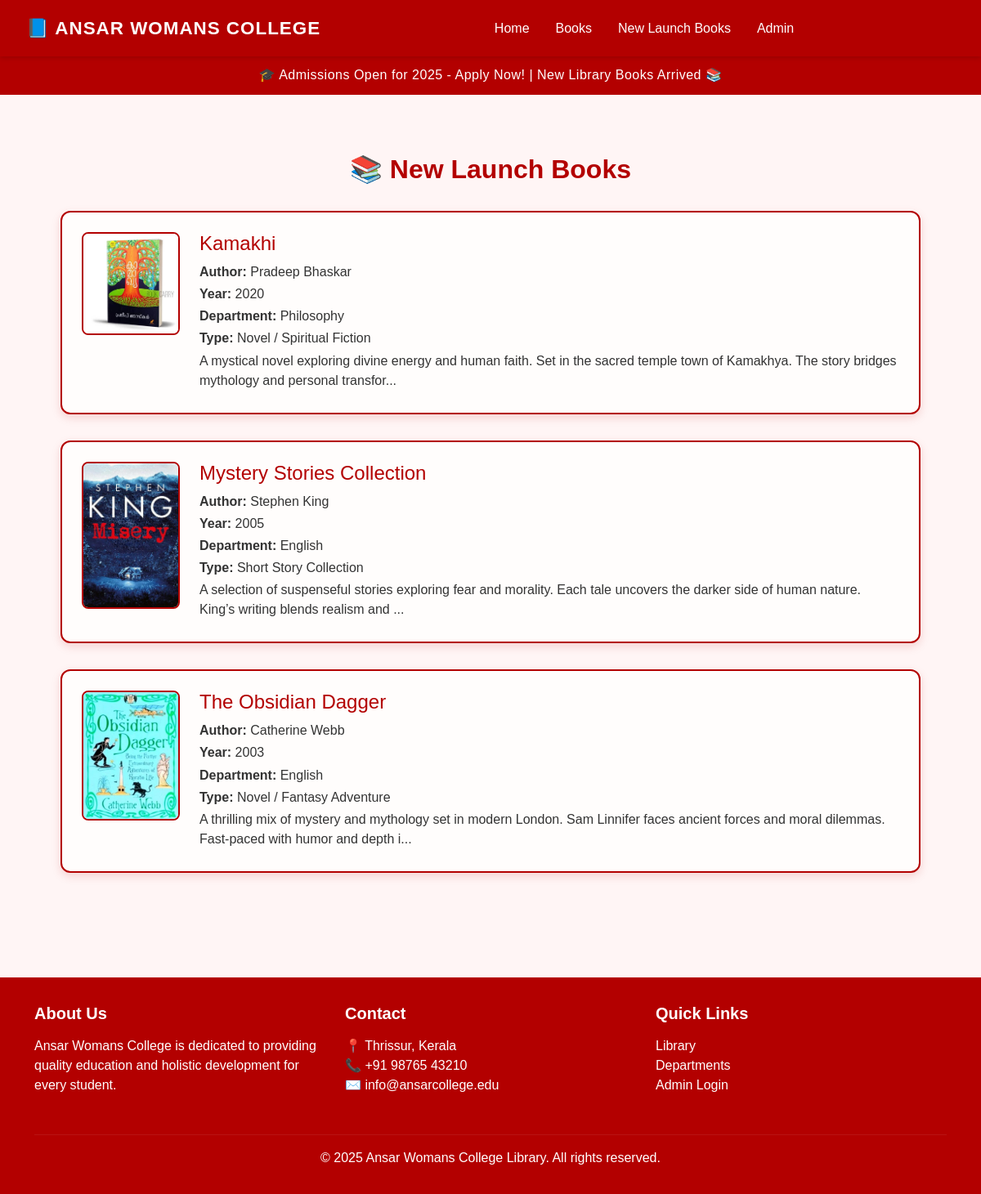
The page /newlaunch on the database its author committed.
### tables this page shows
CREATE TABLE books (
    id INTEGER PRIMARY KEY AUTOINCREMENT,
    title TEXT,
    author TEXT,
    year INTEGER,
    department_id INTEGER,
    type TEXT,
    description TEXT,
    image TEXT,
    FOREIGN KEY(department_id) REFERENCES departments(id) ON DELETE SET NULL
);

CREATE TABLE departments (
    id INTEGER PRIMARY KEY AUTOINCREMENT,
    name TEXT UNIQUE NOT NULL
);

### app.py (the view)
@app.route('/newlaunch')
def newlaunch_books():
    conn = get_db()
    books = conn.execute('SELECT b.*, d.name as department_name FROM books b '
                         'LEFT JOIN departments d ON b.department_id = d.id '
                         'ORDER BY b.id DESC LIMIT 3').fetchall()
    conn.close()
    return render_template('new_launch_book.html', books=books)

### app.py (called while the page is built)
def get_db():
    conn = sqlite3.connect(DB_PATH)
    conn.row_factory = sqlite3.Row  # Important: allows accessing columns by name
    return conn

### templates/new_launch_book.html (shortened to what this page needs)
{% extends "layout.html" %}
{% block content %}
<section class="newlaunch-container container">
  <h2 class="section-header">📚 New Launch Books</h2>
  {% for book in books %}
  <div class="book-card">
    {% if book.image %}
      <img src="{{ book.image }}" alt="{{ book.title }}">
    {% else %}
      <img src="{{ url_for('static', filename='images/default_book.png') }}" alt="No Image">
    {% endif %}
    <div class="book-details">
      <h4>{{ book.title }}</h4>
      <p><strong>Author:</strong> {{ book.author }}</p>
      <p><strong>Year:</strong> {{ book.year }}</p>
      <p><strong>Department:</strong> {{ book.department_name or 'N/A' }}</p>
      <p><strong>Type:</strong> {{ book.type }}</p>
      <p>{{ book.description[:150] }}{% if book.description|length > 150 %}...{% endif %}</p>
    </div>
  </div>
  {% endfor %}
</section>
{% endblock %}

### templates/layout.html (shortened to what this page needs)
<!doctype html>
<html>
<head>
  <link href="https://cdn.jsdelivr.net/npm/bootstrap@5.3.2/dist/css/bootstrap.min.css" rel="stylesheet">
  <link rel="stylesheet" href="{{ url_for('static', filename='css/style.css') }}">
</head>
<body>
<nav class="navbar navbar-expand-lg">
  <a class="navbar-brand" href="{{ url_for('index') }}">📘 ANSAR WOMANS COLLEGE</a>
  <div class="collapse navbar-collapse" id="navbarNav">
   <ul class="navbar-nav mx-auto">
  <li class="nav-item"><a class="nav-link" href="{{ url_for('home') }}">Home</a></li>
  <li class="nav-item"><a class="nav-link" href="{{ url_for('index') }}">Books</a></li>
  <li class="nav-item"><a class="nav-link" href="{{ url_for('newlaunch_books')}}">New Launch Books</a></li>
   {% if session.admin_logged_in %}
    <li class="nav-item"><a class="nav-link text-danger" href="{{ url_for('admin_dashboard') }}">Admin Dashboard</a></li>
    <li class="nav-item"><a class="nav-link text-danger" href="{{ url_for('admin_logout') }}">Logout</a></li>
  {% else %}
    <li class="nav-item"><a class="nav-link" href="{{ url_for('admin_login') }}">Admin</a></li>
  {% endif %}
</ul>
  </div>
</nav>
<div class="notification">
  🎓 Admissions Open for 2025 - Apply Now! | New Library Books Arrived 📚
</div>
<div class="container mt-4">
  {% block content %}{% endblock %}
  <br><br>
</div>
<footer>
  <div class="container">
    <div class="row text-center text-md-start">
      <div class="col-md-4 mb-3">
        <h5>About Us</h5>
        <p>Ansar Womans College is dedicated to providing quality education and holistic development for every student.</p>
      </div>
      <div class="col-md-4 mb-3">
        <h5>Contact</h5>
        <p>📍 Thrissur, Kerala<br>📞 +91 98765 43210<br>✉️ info@ansarcollege.edu</p>
      </div>
      <div class="col-md-4 mb-3">
        <h5>Quick Links</h5>
        <a href="">Library</a><br>
        <a href="">Departments</a><br>
        <a href="">Admin Login</a>
      </div>
    </div>
    <hr style="border-color: rgba(255,255,255,0.3);">
    <p class="text-center m-0">© 2025 Ansar Womans College Library. All rights reserved.</p>
  </div>
</footer>
</body>
</html>

### static/css/style.css (style rules this page uses)
body { background: #f8f9fa; }

### templates/layout.html (style rules this page uses)
body { background-color: #ffffff; color: #222; font-family: "Poppins", sans-serif; }
.navbar { background-color: #b30000; color: white; padding: 0.8rem 2rem; box-shadow: 0 2px 6px rgba(0, 0, 0, 0.15); }
.navbar-brand { font-weight: 700; font-size: 1.4rem; color: white !important; letter-spacing: 1px; }
.navbar-nav .nav-link { color: white !important; font-weight: 500; margin: 0 0.5rem; transition: 0.3s; }
.notification { background: #b30000; color: white; padding: 0.7rem; text-align: center; font-weight: 500; letter-spacing: 0.5px; animation: slideIn 1s ease; }
footer { background: #b30000; color: white; padding: 2rem 0; }
footer h5 { font-weight: 600; margin-bottom: 1rem; }
footer a { color: #fff; text-decoration: none; }

### templates/new_launch_book.html (style rules this page uses)
body { background-color: #fff5f5; }
.newlaunch-container { padding: 3rem 2rem; min-height: 80vh; }
.section-header { text-align: center; color: #b30000; font-weight: 700; margin-bottom: 2rem; }
.book-card { background-color: #fffdfc; border: 2px solid #b30000; border-radius: 12px; padding: 1.5rem; margin-bottom: 2rem; box-shadow: 0 4px 12px rgba(179, 0, 0, 0.15); display: flex; align-items: flex-start; gap: 1.5rem; }
.book-card img { width: 120px; height: auto; border-radius: 8px; border: 2px solid #b30000; }
.book-details h4 { color: #b30000; margin-bottom: 0.5rem; }
.book-details p { margin: 0.2rem 0; color: #333; }

### rows shown on the page
books: image (picture), title "Kamakhi", author "Pradeep Bhaskar", year "2020", name "Philosophy", type "Novel / Spiritual Fiction", description "A mystical novel exploring divine energy and human faith. Set in the sacred temple town of Kamakhya. The story bridges mythology and personal transfor"
books: image (picture), title "Mystery Stories Collection", author "Stephen King", year "2005", name "English", type "Short Story Collection", description "A selection of suspenseful stories exploring fear and morality. Each tale uncovers the darker side of human nature. King’s writing blends realism and"
books: image (picture), title "The Obsidian Dagger", author "Catherine Webb", year "2003", name "English", type "Novel / Fantasy Adventure", description "A thrilling mix of mystery and mythology set in modern London. Sam Linnifer faces ancient forces and moral dilemmas. Fast-paced with humor and depth i"
